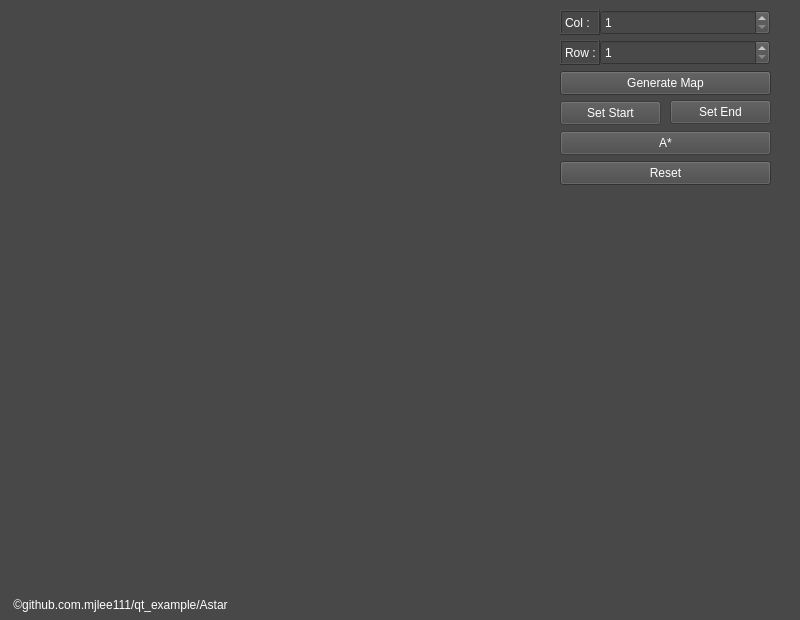
<?xml version="1.0" encoding="UTF-8"?>
<ui version="4.0">
 <class>mainwindow</class>
 <widget class="QMainWindow" name="mainwindow">
  <property name="geometry">
   <rect>
    <x>0</x>
    <y>0</y>
    <width>800</width>
    <height>620</height>
   </rect>
  </property>
  <property name="windowTitle">
   <string>astar</string>
  </property>
  <property name="styleSheet">
   <string notr="true">background-color: rgb(72, 72, 72);
color: rgb(255, 255, 255)</string>
  </property>
  <widget class="QWidget" name="centralwidget">
   <widget class="QWidget" name="gridLayoutWidget">
    <property name="geometry">
     <rect>
      <x>10</x>
      <y>10</y>
      <width>541</width>
      <height>581</height>
     </rect>
    </property>
    <layout class="QGridLayout" name="astar_layout">
     <property name="horizontalSpacing">
      <number>0</number>
     </property>
    </layout>
   </widget>
   <widget class="QSpinBox" name="col">
    <property name="geometry">
     <rect>
      <x>600</x>
      <y>10</y>
      <width>170</width>
      <height>25</height>
     </rect>
    </property>
    <property name="minimum">
     <number>1</number>
    </property>
    <property name="maximum">
     <number>30</number>
    </property>
   </widget>
   <widget class="QLabel" name="label">
    <property name="geometry">
     <rect>
      <x>560</x>
      <y>10</y>
      <width>40</width>
      <height>25</height>
     </rect>
    </property>
    <property name="frameShape">
     <enum>QFrame::Shape::Box</enum>
    </property>
    <property name="frameShadow">
     <enum>QFrame::Shadow::Raised</enum>
    </property>
    <property name="text">
     <string>Col :</string>
    </property>
   </widget>
   <widget class="QLabel" name="label_2">
    <property name="geometry">
     <rect>
      <x>560</x>
      <y>40</y>
      <width>40</width>
      <height>25</height>
     </rect>
    </property>
    <property name="frameShape">
     <enum>QFrame::Shape::Box</enum>
    </property>
    <property name="frameShadow">
     <enum>QFrame::Shadow::Raised</enum>
    </property>
    <property name="text">
     <string>Row :</string>
    </property>
   </widget>
   <widget class="QSpinBox" name="row">
    <property name="geometry">
     <rect>
      <x>600</x>
      <y>40</y>
      <width>170</width>
      <height>25</height>
     </rect>
    </property>
    <property name="minimum">
     <number>1</number>
    </property>
    <property name="maximum">
     <number>30</number>
    </property>
   </widget>
   <widget class="QPushButton" name="generate">
    <property name="geometry">
     <rect>
      <x>560</x>
      <y>71</y>
      <width>211</width>
      <height>24</height>
     </rect>
    </property>
    <property name="text">
     <string>Generate Map</string>
    </property>
   </widget>
   <widget class="QPushButton" name="astar_start">
    <property name="enabled">
     <bool>false</bool>
    </property>
    <property name="geometry">
     <rect>
      <x>560</x>
      <y>131</y>
      <width>211</width>
      <height>24</height>
     </rect>
    </property>
    <property name="text">
     <string>A*</string>
    </property>
   </widget>
   <widget class="QPushButton" name="reset">
    <property name="geometry">
     <rect>
      <x>560</x>
      <y>161</y>
      <width>211</width>
      <height>24</height>
     </rect>
    </property>
    <property name="text">
     <string>Reset</string>
    </property>
   </widget>
   <widget class="QLabel" name="copyright">
    <property name="enabled">
     <bool>false</bool>
    </property>
    <property name="geometry">
     <rect>
      <x>10</x>
      <y>597</y>
      <width>250</width>
      <height>16</height>
     </rect>
    </property>
    <property name="text">
     <string> ©github.com.mjlee111/qt_example/Astar</string>
    </property>
   </widget>
   <widget class="QPushButton" name="set_start">
    <property name="enabled">
     <bool>false</bool>
    </property>
    <property name="geometry">
     <rect>
      <x>560</x>
      <y>101</y>
      <width>101</width>
      <height>24</height>
     </rect>
    </property>
    <property name="text">
     <string>Set Start</string>
    </property>
   </widget>
   <widget class="QPushButton" name="set_end">
    <property name="enabled">
     <bool>false</bool>
    </property>
    <property name="geometry">
     <rect>
      <x>670</x>
      <y>100</y>
      <width>101</width>
      <height>24</height>
     </rect>
    </property>
    <property name="text">
     <string>Set End</string>
    </property>
   </widget>
  </widget>
 </widget>
 <resources/>
 <connections/>
</ui>
